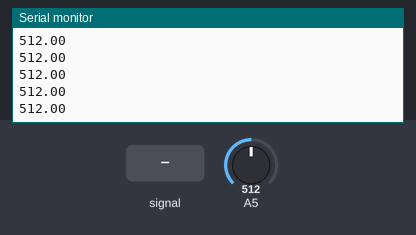
A sketch run on a simulated Arduino Uno, built with avr-gcc and run on an emulated ATmega328P. Parts: the last lines printed to the serial monitor. Inputs (shaded band) come from the test bench; at power-on: A5 = 512.

Above: at 1.2 s.
1.3 s: A5 fed a 200 Hz sine of ±81 counts around its level
At 1.8 s:
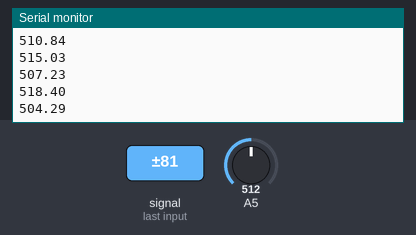
2.8 s: A5 set to 716
At 3.8 s:
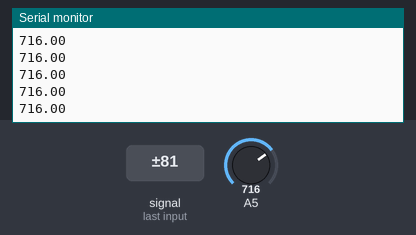
4.3 s: A5 fed a 1000 Hz sine of ±255 counts around its level
5.8 s: A5 set to 900
At 6.6 s:
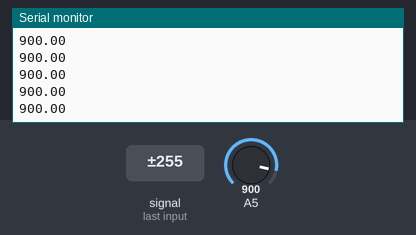
Timing chart, 0 to 8.3 s (numbered marks = the images above; inputs shaded):
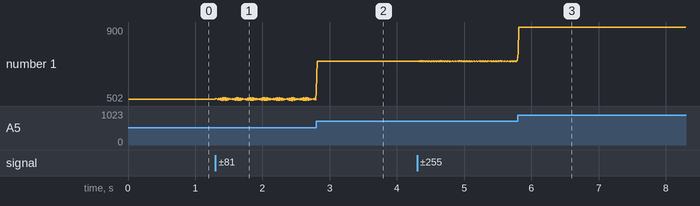

Measured:
- after the input at 1.3 s, the serial monitor: prints a new line at once (image 1)
- plotted number 1: 512 → 505.6 after the input at 1.3 s

The sketch:

readPhoto.ino
```cpp
void setup() {
  // put your setup code here, to run once:
  Serial.begin(9600);

}

void loop() {
  // put your main code here, to run repeatedly:

  double photo = readPhoto(100, A5);
  Serial.println(photo);
}

double readPhoto(int N, int pin) {

  double mean = 0;
  for(int i = 0; i < N; i++) {
    mean += analogRead(pin);
  }

  mean /= N;
  return mean;
}
```
